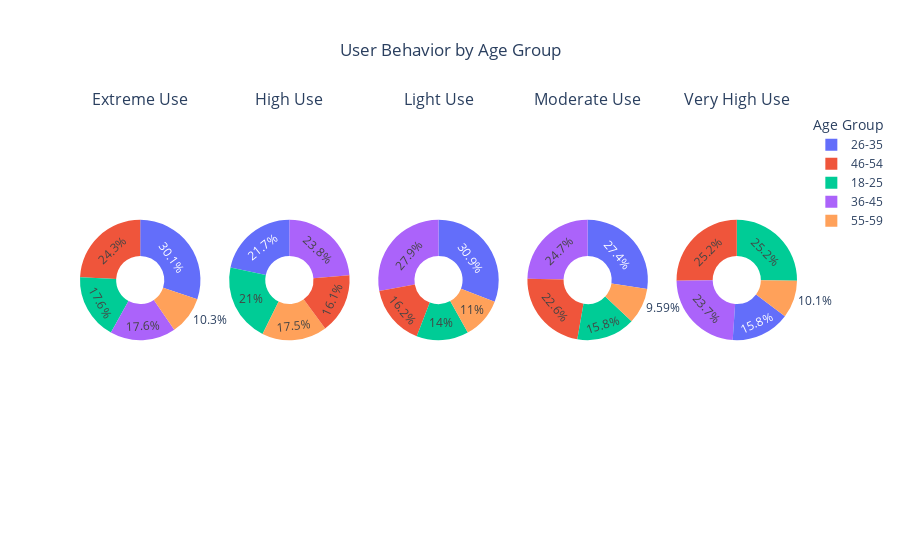

Write notebook code for a chart like this one.
### Markdown cell above
- Age group 26-35 has most number of Extreme user, and contradict to the fact that highest number of Light users are also in this group

### Code cell
behaviors = d['User Behavior Class'].unique()

fig_Behav_Age_Pie = make_subplots(rows = 1, cols = len(behaviors)
                    , specs = [[{'type': 'domain'}] * len(behaviors)]
                    , subplot_titles = behaviors)

# Adding pie chart for each behavior class
for i, behavior in enumerate(behaviors):
    filtered_data = d[d['User Behavior Class'] == behavior]
    
    fig_Behav_Age_Pie.add_trace(
        go.Pie(labels = filtered_data['Age_Group']
               , values = filtered_data['Count_Value'] 
               , name = behavior
               , hole = 0.4 
        ),
        row=1, col=i + 1
    )

fig_Behav_Age_Pie.update_layout(title = dict(text="User Behavior by Age Group", x=0.5, xanchor='center')
                , showlegend = True 
                , legend_title = "Age Group"
)

fig_Behav_Age_Pie.show()

### Figure 1 — Plotly figure (JSON) as saved in the notebook; plotly's stock layout.template omitted (floating-point values rounded to 4 significant figures)
{"data": [{"domain": {"x": [0, 0.168], "y": [0, 1]}, "hole": 0.4, "labels": ["18-25", "26-35", "36-45", "46-54", "55-59"], "name": "Extreme Use", "type": "pie", "values": [24, 41, 24, 33, 14]}, {"domain": {"x": [0.208, 0.376], "y": [0, 1]}, "hole": 0.4, "labels": ["18-25", "26-35", "36-45", "46-54", "55-59"], "name": "High Use", "type": "pie", "values": [30, 31, 34, 23, 25]}, {"domain": {"x": [0.416, 0.584], "y": [0, 1]}, "hole": 0.4, "labels": ["18-25", "26-35", "36-45", "46-54", "55-59"], "name": "Light Use", "type": "pie", "values": [19, 42, 38, 22, 15]}, {"domain": {"x": [0.624, 0.792], "y": [0, 1]}, "hole": 0.4, "labels": ["18-25", "26-35", "36-45", "46-54", "55-59"], "name": "Moderate Use", "type": "pie", "values": [23, 40, 36, 33, 14]}, {"domain": {"x": [0.832, 1], "y": [0, 1]}, "hole": 0.4, "labels": ["18-25", "26-35", "36-45", "46-54", "55-59"], "name": "Very High Use", "type": "pie", "values": [35, 22, 33, 35, 14]}], "layout": {"annotations": [{"font": {"size": 16}, "showarrow": false, "text": "Extreme Use", "x": 0.084, "xanchor": "center", "xref": "paper", "y": 1, "yanchor": "bottom", "yref": "paper"}, {"font": {"size": 16}, "showarrow": false, "text": "High Use", "x": 0.292, "xanchor": "center", "xref": "paper", "y": 1, "yanchor": "bottom", "yref": "paper"}, {"font": {"size": 16}, "showarrow": false, "text": "Light Use", "x": 0.5, "xanchor": "center", "xref": "paper", "y": 1, "yanchor": "bottom", "yref": "paper"}, {"font": {"size": 16}, "showarrow": false, "text": "Moderate Use", "x": 0.708, "xanchor": "center", "xref": "paper", "y": 1, "yanchor": "bottom", "yref": "paper"}, {"font": {"size": 16}, "showarrow": false, "text": "Very High Use", "x": 0.916, "xanchor": "center", "xref": "paper", "y": 1, "yanchor": "bottom", "yref": "paper"}], "legend": {"title": {"text": "Age Group"}}, "showlegend": true, "title": {"text": "User Behavior by Age Group", "x": 0.5, "xanchor": "center"}}}
